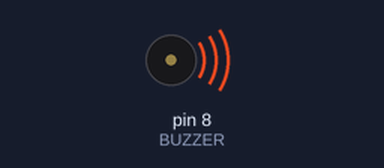
A sketch run on a simulated Arduino Uno, built with avr-gcc and run on an emulated ATmega328P. Shown: buzzer (waves = sounding).

Above: at 0.1 s.
At 16.8 s:
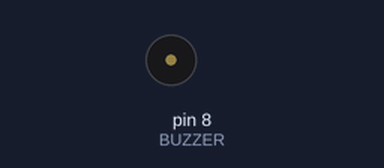
Timing chart, 0 to 18.3 s (numbered marks = the images above):
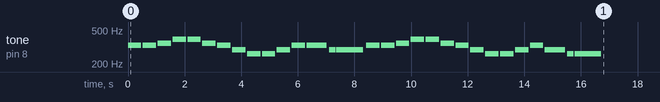

The sketch:

02b_melodia.ino
```cpp
/*
  02b - Melodia: "Ode a Alegria" (Beethoven) no buzzer
  Placa: Arduino Uno/Nano    Buzzer passivo no pino 8

  Estrutura usada por quase todos os projetos de musica em Arduino
  (inclusive o repositorio brasileiro github.com/robsoncouto/arduino-songs):
    - constantes NOTE_xx com a frequencia de cada nota
    - vetor melodia[] com pares (nota, duracao): 4 = seminima, 8 = colcheia,
      numero negativo = nota pontuada (dura 1,5x)
    - um "tempo" em BPM que define quanto dura a seminima

  Troque o vetor melodia[] por qualquer musica do repositorio acima.
*/
#define NOTE_C4  262
#define NOTE_D4  294
#define NOTE_E4  330
#define NOTE_F4  349
#define NOTE_G4  392
#define NOTE_A4  440
#define NOTE_B4  494
#define NOTE_C5  523
#define REST       0

const int BUZZER = 8;
const int TEMPO = 114;                       // batidas por minuto

// nota, duracao  (4 = seminima, 8 = colcheia, -4 = seminima pontuada, 2 = minima)
int melodia[] = {
  NOTE_E4, 4, NOTE_E4, 4, NOTE_F4, 4, NOTE_G4, 4,
  NOTE_G4, 4, NOTE_F4, 4, NOTE_E4, 4, NOTE_D4, 4,
  NOTE_C4, 4, NOTE_C4, 4, NOTE_D4, 4, NOTE_E4, 4,
  NOTE_E4, -4, NOTE_D4, 8, NOTE_D4, 2,
  NOTE_E4, 4, NOTE_E4, 4, NOTE_F4, 4, NOTE_G4, 4,
  NOTE_G4, 4, NOTE_F4, 4, NOTE_E4, 4, NOTE_D4, 4,
  NOTE_C4, 4, NOTE_C4, 4, NOTE_D4, 4, NOTE_E4, 4,
  NOTE_D4, -4, NOTE_C4, 8, NOTE_C4, 2,
};

const int numNotas = sizeof(melodia) / sizeof(melodia[0]) / 2;
const int seminima = (60000 * 4) / TEMPO / 4;   // duracao da seminima em ms

void setup() {
  pinMode(BUZZER, OUTPUT);
  for (int i = 0; i < numNotas * 2; i += 2) {
    int nota = melodia[i];
    int divisor = melodia[i + 1];
    int duracao;
    if (divisor > 0) duracao = (seminima * 4) / divisor;
    else             duracao = (seminima * 4) / (-divisor) * 1.5;   // pontuada
    tone(BUZZER, nota, duracao * 0.9);   // toca 90% e deixa 10% de silencio: separa as notas
    delay(duracao);
    noTone(BUZZER);
  }
}

void loop() { }   // toca uma vez; aperte RESET para repetir
```
